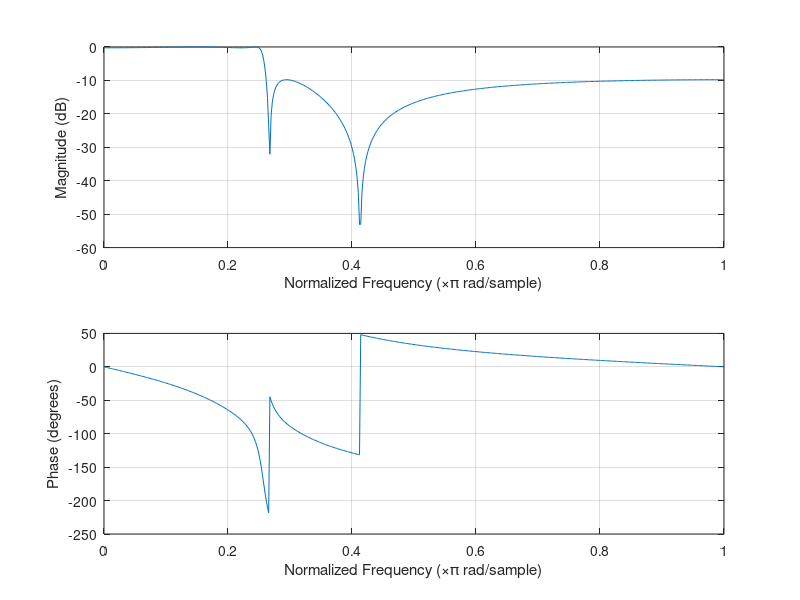
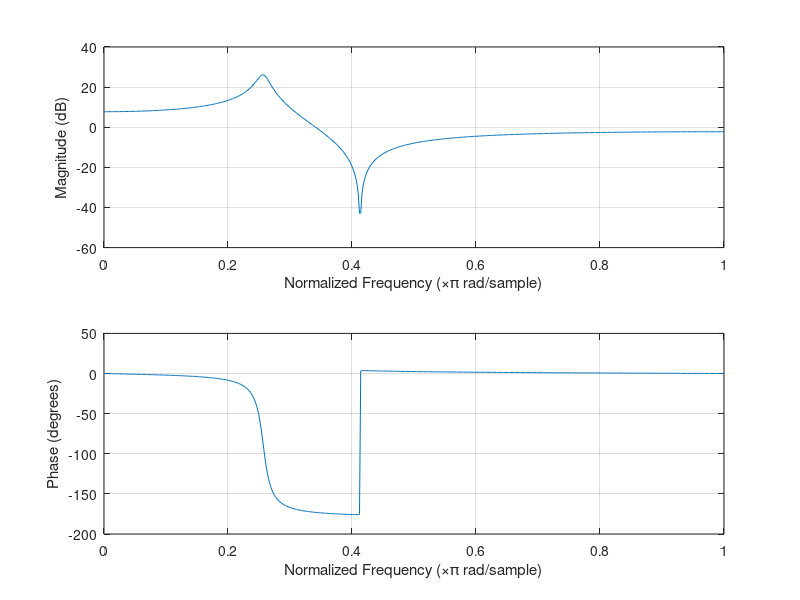
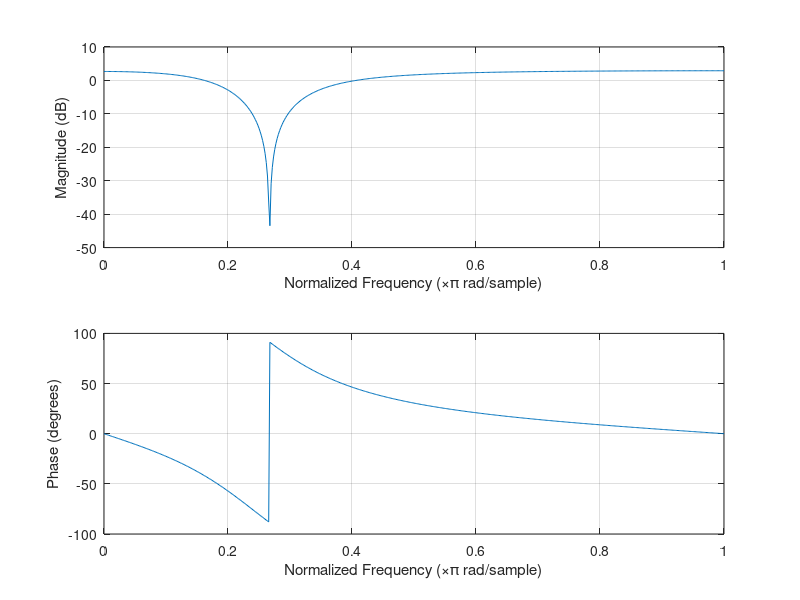

These charts were generated, in order, by the following MATLAB code:
[B,A] = ellip(4, 0.25, 10, 0.25);
figure(1);
freqz(B,A);
poles = roots(A);
zeros = roots(B);

A1 = poly ([0.6715 + 0.7012i 0.6715 - 0.7012i]);
A2 = poly ([0.4759 + 0.4613i 0.4759 - 0.4613i]);
B1 = poly ([0.2697 + 0.9629i 0.2697 - 0.9629i]);
B2 = poly ([0.6684 + 0.7438i 0.6684 - 0.7438i]);

figure(2);
freqz(B1,A1);
figure(3);
freqz(B2,A2);